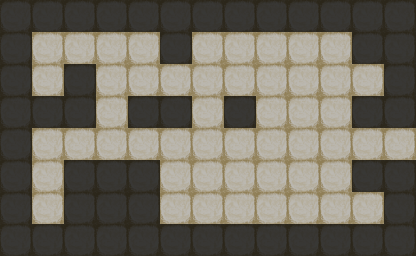

A level layout from a 2D game, rendered from its tile map. Below: a short description, then the map file with tile-grid data replaced by summaries:
An orthogonal 13x8 tile map with 32x32 px tiles, 2 tile layers (Ground, Wall) and 10 objects (goal, intestino, pulmones, higado, s_box2, ...).

<map version="1.10" tiledversion="1.11.0" orientation="orthogonal" renderorder="right-down" width="13" height="8" tilewidth="32" tileheight="32" infinite="0" nextlayerid="4" nextobjectid="32">
 <editorsettings>
  <export target="map1.tmj" format="json" />
 </editorsettings>
 <tileset firstgid="1" source="tileset_duat.tsx" />
 <layer id="3" name="Ground" width="13" height="8">
  <data>[104 cells, 51 non-empty, 1 distinct tile ids]</data>
 </layer>
 <layer id="1" name="Wall" width="13" height="8">
  <data>[104 cells, 53 non-empty, 1 distinct tile ids]</data>
 </layer>
 <objectgroup id="2" name="GameObjects">
  <object id="18" name="goal" gid="5" x="384" y="160" width="32" height="32" />
  <object id="19" name="intestino" gid="13" x="224" y="160" width="32" height="32">
   <properties>
    <property name="IDorgano" type="int" value="2" />
   </properties>
  </object>
  <object id="20" name="pulmones" gid="14" x="352" y="160" width="32" height="32">
   <properties>
    <property name="IDorgano" type="int" value="1" />
   </properties>
  </object>
  <object id="21" name="higado" gid="15" x="96" y="96" width="32" height="32">
   <properties>
    <property name="IDorgano" type="int" value="0" />
   </properties>
  </object>
  <object id="22" name="s_box2" gid="9" x="160" y="192" width="32" height="32" />
  <object id="23" name="s_box1" gid="9" x="224" y="96" width="32" height="32" />
  <object id="25" name="b_box3" gid="9" x="288" y="128" width="32" height="64" />
  <object id="26" name="b_box2" gid="9" x="288" y="160" width="64" height="32" />
  <object id="29" name="b_box1" gid="9" x="224" y="192" width="64" height="32" />
  <object id="31" name="spawn" x="32" y="192" width="32" height="32" />
 </objectgroup>
</map>